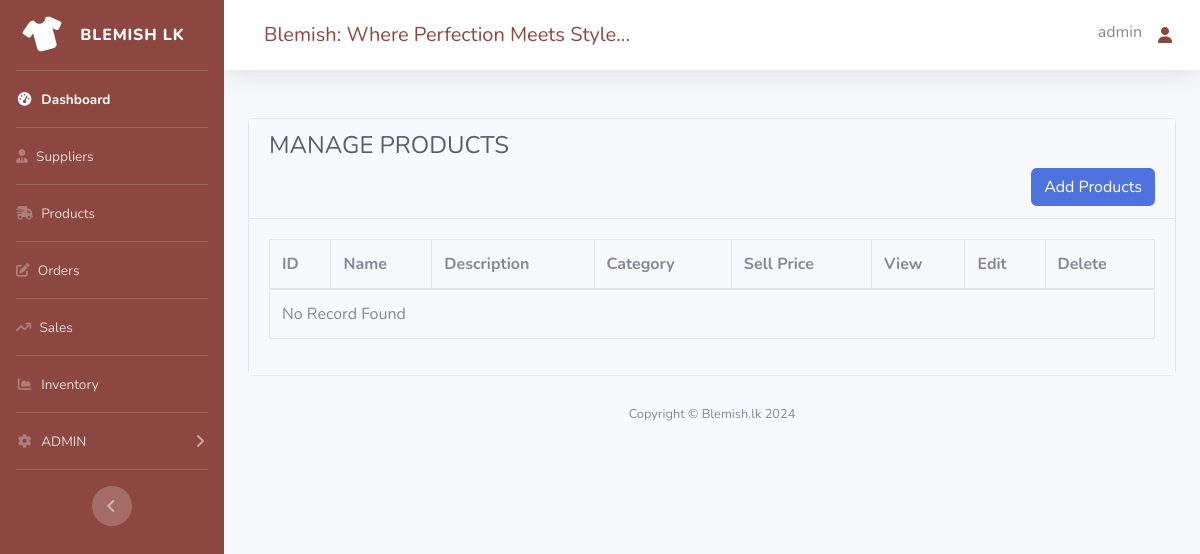
Page /product.php (signed in) on the earlier database version.
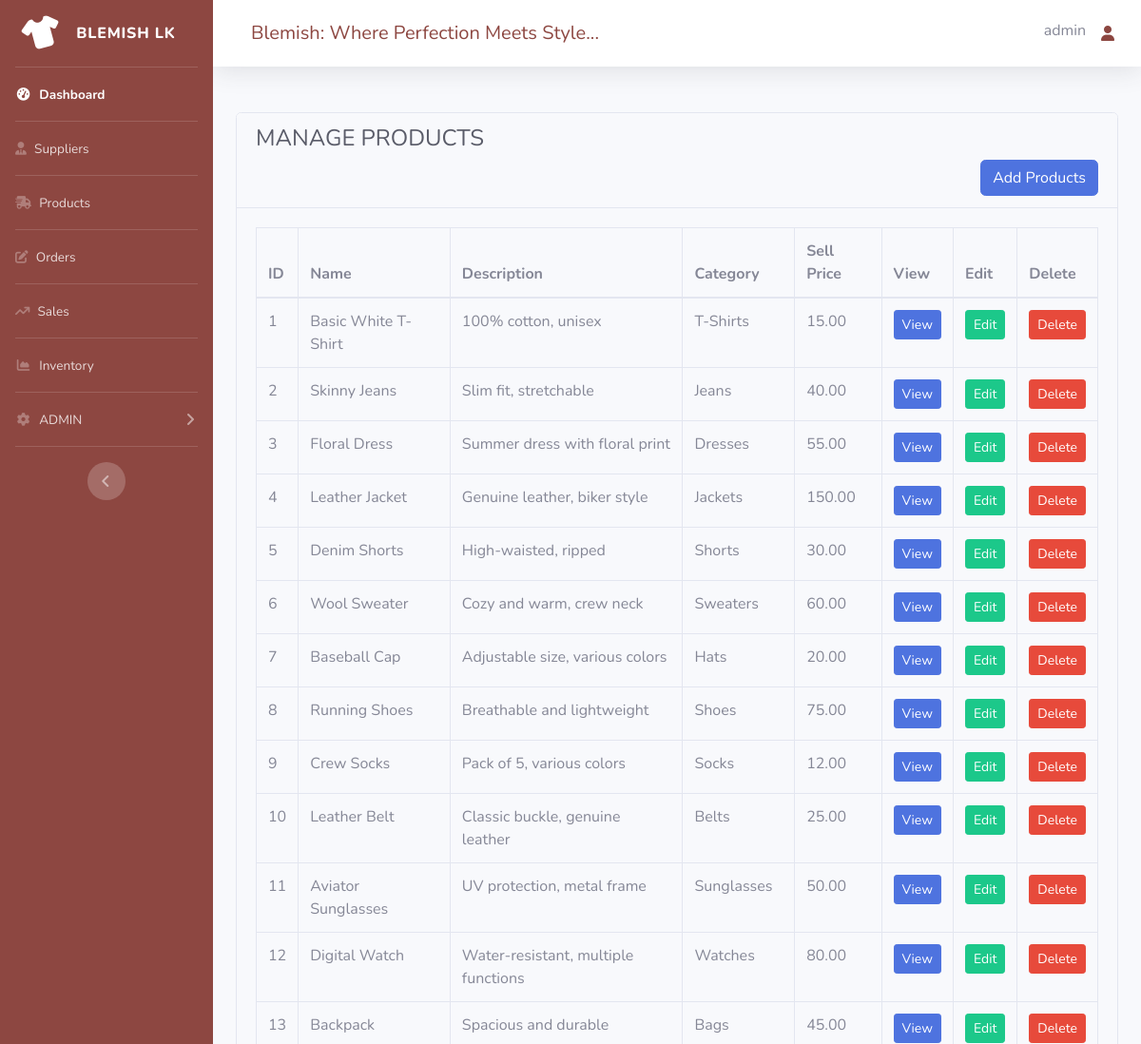
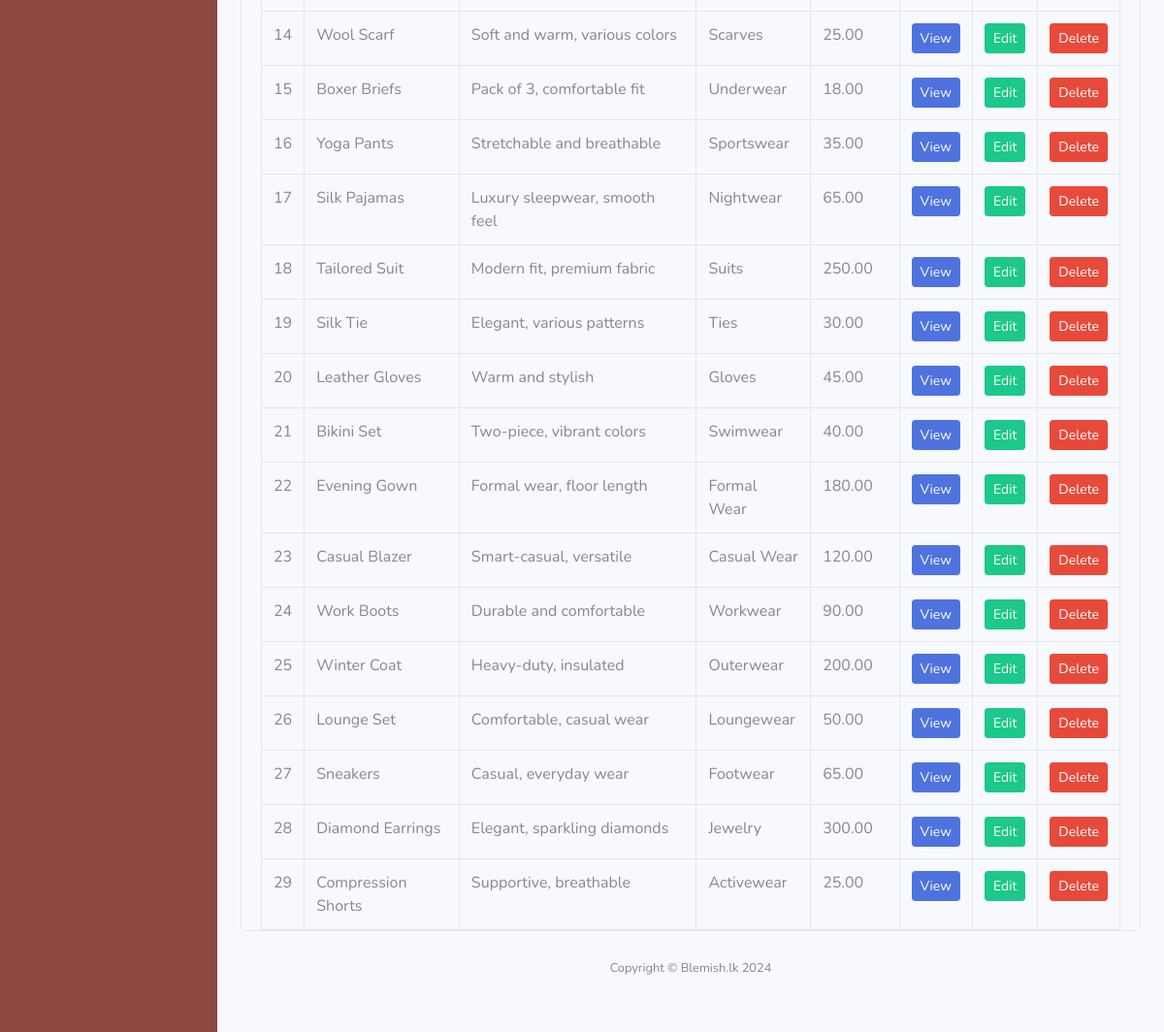
Same page on the later database version (2 pictures, top to bottom).
### tables this page shows
CREATE TABLE product (
    product_id INT(11) PRIMARY KEY NOT NULL AUTO_INCREMENT,
    product_name VARCHAR(255) NOT NULL,
    product_des VARCHAR(255) NOT NULL,
    categories_id INT(11) NOT NULL,
    sellPrice VARCHAR(255) NOT NULL,
    FOREIGN KEY (categories_id) REFERENCES categories(categories_id) ON DELETE CASCADE
);

CREATE TABLE categories (
    categories_id INT(11) PRIMARY KEY AUTO_INCREMENT,
    categories_name VARCHAR(255) NOT NULL
);

### product.php (the view, shortened to what this page needs)
<?php
require('dbcon.php');
?>
<?php
include('includes/header.php');
include('includes/navbar.php');
?>
<div class="container-fluid  mt-5">
    <div class="row justify-content-center">
        <div class="col-md-12">
            <div class="card">
                <div class="card-header">
                    <h4 class="text-dark fw-bold">MANAGE PRODUCTS</h4>
                    <button type="button" class="btn btn-primary float-right" data-toggle="modal" data-target="#insertdata">
                        Add Products
                    </button>
                </div>
                <div class="card-body bg-light" style="max-height: 60vh; overflow-y: auto;">
                    <table class="table table-bordered table-hover" width="100%" p-3>
                        <thead>
                            <tr>
                                <th scope="col">ID</th>
                                <th scope="col">Name</th>
                                <th scope="col">Description</th>
                                <th scope="col">Category</th>
                                <th scope="col">Sell Price</th>
                                <th scope="col">View</th>
                                <th scope="col">Edit</th>
                                <th scope="col">Delete</th>
                            </tr>
                        </thead>
                        <tbody>
    <?php
    $fetch_query = "SELECT p.product_id, p.product_name, p.product_des, c.categories_name, p.sellPrice FROM product p JOIN categories c ON p.categories_id = c.categories_id";
    $fetch_query_run = mysqli_query($con, $fetch_query);
    if (mysqli_num_rows($fetch_query_run) > 0) {
        while ($row = mysqli_fetch_array($fetch_query_run)) {
    ?>
            <tr>
                <td class="user_id"><?php echo $row['product_id']; ?></td>
                <td><?php echo $row['product_name']; ?></td>
                <td><?php echo $row['product_des']; ?></td>
                <td><?php echo $row['categories_name']; ?></td>
                <td><?php echo $row['sellPrice']; ?></td>
                <td>
                    <a href="#" class="btn btn-primary btn-sm view_data">View</a>
                </td>
                <td>
                    <a href="#" class="btn btn-success btn-sm edit_data">Edit</a>
                </td>
                <td>
                    <a href="#" class="btn btn-danger btn-sm delete_btn" data-id="<?php echo $row['product_id']; ?>">Delete</a>
                </td>
            </tr>
    <?php
        }
    } else {
    ?>
        <tr>
            <td colspan="8">No Record Found</td>
        </tr>
    <?php
    }
    ?>
</tbody>
                    </table>
                </div>
            </div>
        </div>
    </div>
</div>
<?php
include('includes/footer.php');
?>

Differences in the rows shown:
added product: product_id "1", product_name "Basic White T-Shirt", product_des "100% cotton, unisex", categories.categories_name "T-Shirts", sellPrice "15.00"
added product: product_id "2", product_name "Skinny Jeans", product_des "Slim fit, stretchable", categories.categories_name "Jeans", sellPrice "40.00"
added product: product_id "3", product_name "Floral Dress", product_des "Summer dress with floral print", categories.categories_name "Dresses", sellPrice "55.00"
added product: product_id "4", product_name "Leather Jacket", product_des "Genuine leather, biker style", categories.categories_name "Jackets", sellPrice "150.00"
added product: product_id "5", product_name "Denim Shorts", product_des "High-waisted, ripped", categories.categories_name "Shorts", sellPrice "30.00"
added product: product_id "6", product_name "Wool Sweater", product_des "Cozy and warm, crew neck", categories.categories_name "Sweaters", sellPrice "60.00"
added product: product_id "7", product_name "Baseball Cap", product_des "Adjustable size, various colors", categories.categories_name "Hats", sellPrice "20.00"
added product: product_id "8", product_name "Running Shoes", product_des "Breathable and lightweight", categories.categories_name "Shoes", sellPrice "75.00"
added product: product_id "9", product_name "Crew Socks", product_des "Pack of 5, various colors", categories.categories_name "Socks", sellPrice "12.00"
added product: product_id "10", product_name "Leather Belt", product_des "Classic buckle, genuine leather", categories.categories_name "Belts", sellPrice "25.00"
added product: product_id "11", product_name "Aviator Sunglasses", product_des "UV protection, metal frame", categories.categories_name "Sunglasses", sellPrice "50.00"
added product: product_id "12", product_name "Digital Watch", product_des "Water-resistant, multiple functions", categories.categories_name "Watches", sellPrice "80.00"
added product: product_id "13", product_name "Backpack", product_des "Spacious and durable", categories.categories_name "Bags", sellPrice "45.00"
added product: product_id "14", product_name "Wool Scarf", product_des "Soft and warm, various colors", categories.categories_name "Scarves", sellPrice "25.00"
added product: product_id "15", product_name "Boxer Briefs", product_des "Pack of 3, comfortable fit", categories.categories_name "Underwear", sellPrice "18.00"
added product: product_id "16", product_name "Yoga Pants", product_des "Stretchable and breathable", categories.categories_name "Sportswear", sellPrice "35.00"
added product: product_id "17", product_name "Silk Pajamas", product_des "Luxury sleepwear, smooth feel", categories.categories_name "Nightwear", sellPrice "65.00"
added product: product_id "18", product_name "Tailored Suit", product_des "Modern fit, premium fabric", categories.categories_name "Suits", sellPrice "250.00"
added product: product_id "19", product_name "Silk Tie", product_des "Elegant, various patterns", categories.categories_name "Ties", sellPrice "30.00"
added product: product_id "20", product_name "Leather Gloves", product_des "Warm and stylish", categories.categories_name "Gloves", sellPrice "45.00"
added product: product_id "21", product_name "Bikini Set", product_des "Two-piece, vibrant colors", categories.categories_name "Swimwear", sellPrice "40.00"
added product: product_id "22", product_name "Evening Gown", product_des "Formal wear, floor length", categories.categories_name "Formal Wear", sellPrice "180.00"
added product: product_id "23", product_name "Casual Blazer", product_des "Smart-casual, versatile", categories.categories_name "Casual Wear", sellPrice "120.00"
added product: product_id "24", product_name "Work Boots", product_des "Durable and comfortable", categories.categories_name "Workwear", sellPrice "90.00"
added product: product_id "25", product_name "Winter Coat", product_des "Heavy-duty, insulated", categories.categories_name "Outerwear", sellPrice "200.00"
added product: product_id "26", product_name "Lounge Set", product_des "Comfortable, casual wear", categories.categories_name "Loungewear", sellPrice "50.00"
added product: product_id "27", product_name "Sneakers", product_des "Casual, everyday wear", categories.categories_name "Footwear", sellPrice "65.00"
added product: product_id "28", product_name "Diamond Earrings", product_des "Elegant, sparkling diamonds", categories.categories_name "Jewelry", sellPrice "300.00"
added product: product_id "29", product_name "Compression Shorts", product_des "Supportive, breathable", categories.categories_name "Activewear", sellPrice "25.00"
Other differences:
text no longer shown: "No Record Found"
